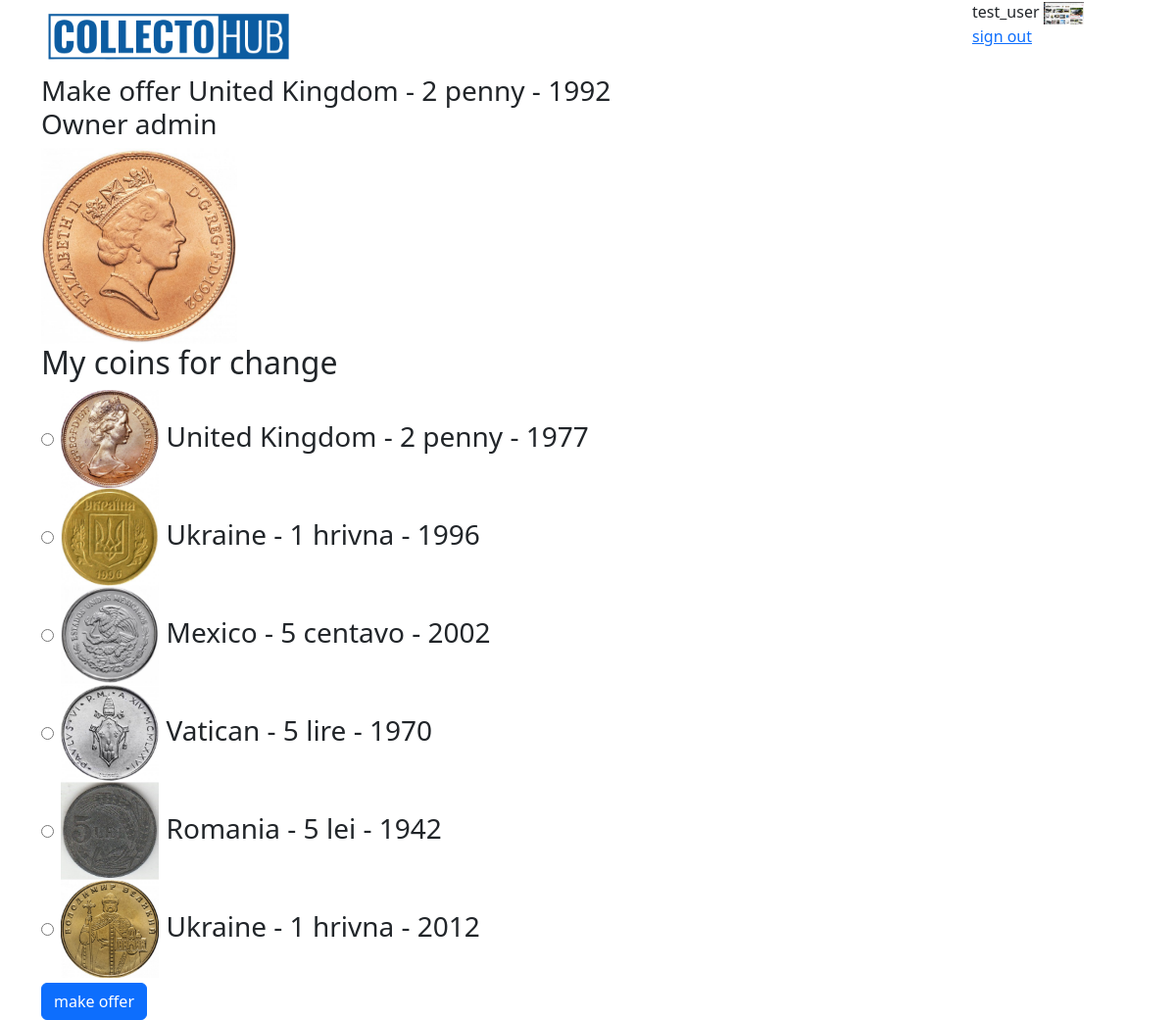
Screenshot of /coin/3/offer/ (signed in) with the database file from the repository.
### coins/models.py (models this page shows, shortened)
class UserProfile(models.Model):
    user = models.OneToOneField(User, related_name='profile', on_delete=models.CASCADE)
    user_pic = models.ImageField(blank=True, upload_to='coins/user_pic/')
    phone = models.CharField(max_length=20)
    postcode = models.CharField(max_length=10)
    addres = models.CharField(max_length=150)
    city =  models.CharField(max_length=20)
    def has_offers_under_consideration(self):
        offers = Offer.objects.filter(responder=self.user, status='c')
        return offers.exists()

class Coin(models.Model):
    img_front = models.ImageField(upload_to='products_image', blank=True)
    img_back = models.ImageField(upload_to='products_image', blank=True)
    img_add_1 = models.ImageField(upload_to='products_image', blank=True)
    img_add_2 = models.ImageField(upload_to='products_image', blank=True)
    country = models.ForeignKey(Country, on_delete=models.CASCADE, related_name='coins')  # Reference to Country
    denomination = models.CharField(max_length=150)  # Denomination
    year = models.IntegerField()  # Year
    material = models.CharField(max_length=15, blank=True, choices=material_choices)  # Material
    safety = models.CharField(max_length=2, blank=True, choices=safety_choices)  # Optional field for admin use
    weight = models.FloatField(blank=True, null=True)  # Weight
    diameter = models.FloatField(blank=True, null=True)  # Diameter
    thickness = models.FloatField(blank=True, null=True)  # Thickness
    circulation = models.IntegerField(blank=True, null=True)  # Circulation
    owner = models.ForeignKey(User, on_delete=models.CASCADE, related_name='coins')
    box = models.ForeignKey('Box', on_delete=models.SET_NULL, blank=True, null=True, related_name='coins')
    class Meta:
        verbose_name = 'Coin'
        verbose_name_plural = 'Coins'
    def __str__(self):
        return f'{self.country.name} - {self.denomination} - {self.year}'

class Country(models.Model):
    name = models.CharField(max_length=150, unique=True)
    continent = models.ForeignKey(Continent, on_delete=models.CASCADE, related_name="countries")
    class Meta:
        verbose_name = "Country"
        verbose_name_plural = "Countries"

### coins/views.py (the view)
# urls.py: path('coin/<int:pk>/offer/', views.CoinMakeOfferView.as_view(), name='coin-make-offer'),
class CoinMakeOfferView(DetailView):
    model = Coin
    template_name = 'coins/coin_make_offer.html'

### coins/templates/coins/coin_make_offer.html (shortened to what this page needs)
{% extends 'coins/base.html' %}
{% block content %}
    <h3>
        Make offer {{ coin }}
        <br>
        Owner {{ coin.owner }}
    </h3>
    <img src="{{ coin.img_front.url }}" width="200">
    <form class='fs-3' action="{% url 'coins:make-offer'%}" method="post">
        <h2> My coins for change </h2>
        {% for el in user.coins.all %}
            <div>
                <input type="radio" name="coin_to_give_id" id="coin-{{el.id}}" value="{{el.id}}">
                <label for="coin-{{el.id}}">
                    <img src="{{ el.img_front.url }}" width="100">
                    {{ el }}
                </label>
            </div>
        {% endfor %}
        <div>
            <input class="btn btn-primary" type="submit" value="make offer">
        </div>
    </form>
{% endblock %}

### coins/templates/coins/base.html (shortened to what this page needs)
<!DOCTYPE html>
{% load static %}
<html lang="en">
<head>
    <link href="https://cdn.jsdelivr.net/npm/bootstrap@5.3.3/dist/css/bootstrap.min.css" rel="stylesheet">
    <link rel="stylesheet" href="https://cdnjs.cloudflare.com/ajax/libs/font-awesome/6.6.0/css/all.min.css">
</head>
<body>
    <div class="container">
        <div class="row justify-content-between">
            <div class="col-3">
                <a href="{% url 'coins:index'%}">
                    <img class="w-100 h-100" src="{% static 'coins/img/coins.png' %}" alt="logo">
                </a>
            </div>
            <div class="col-2">
                {% if user.is_authenticated %}
                    {{ user }}
                    <img class="w-25" src="{{ user.profile.user_pic.url }}" alt="logo">
                    <br>
                    <a href="{% url 'coins:sign-out' %}">
                        sign out
                    </a>
                {% else %}
                    <button type="button" class="btn btn-primary" data-bs-toggle="modal" data-bs-target="#modal-login">
                        Sign in
                    </button>
                    <br>
                    <a href="{% url 'coins:create-account-page' %}"> Create account </a>
                {% endif %}
            </div>
        </div>
        {% block content %}{% endblock %}
    </div>
</body>
</html>

### rows the page displays
Coin: country+denomination+year "United Kingdom - 2 penny - 1992", owner "admin", img_front (picture)
Coin: img_front (picture), country+denomination+year "United Kingdom - 2 penny - 1977"
Coin: img_front (picture), country+denomination+year "Ukraine - 1 hrivna - 1996"
Coin: img_front (picture), country+denomination+year "Mexico - 5 centavo - 2002"
Coin: img_front (picture), country+denomination+year "Vatican - 5 lire - 1970"
Coin: img_front (picture), country+denomination+year "Romania - 5 lei - 1942"
Coin: img_front (picture), country+denomination+year "Ukraine - 1 hrivna - 2012"

### other values shown
{{ user }} "test_user"
